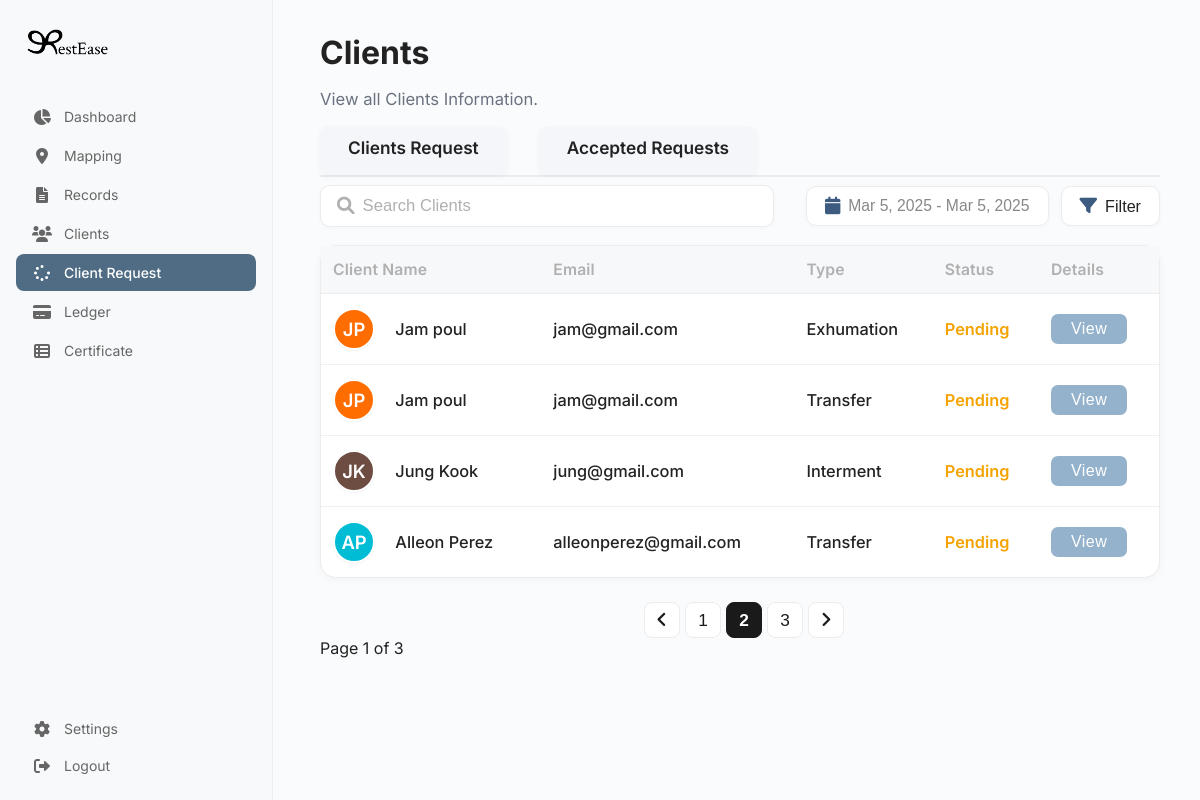
/AdminSide/ClientsRequest.php, run on an earlier commit of the app's database.
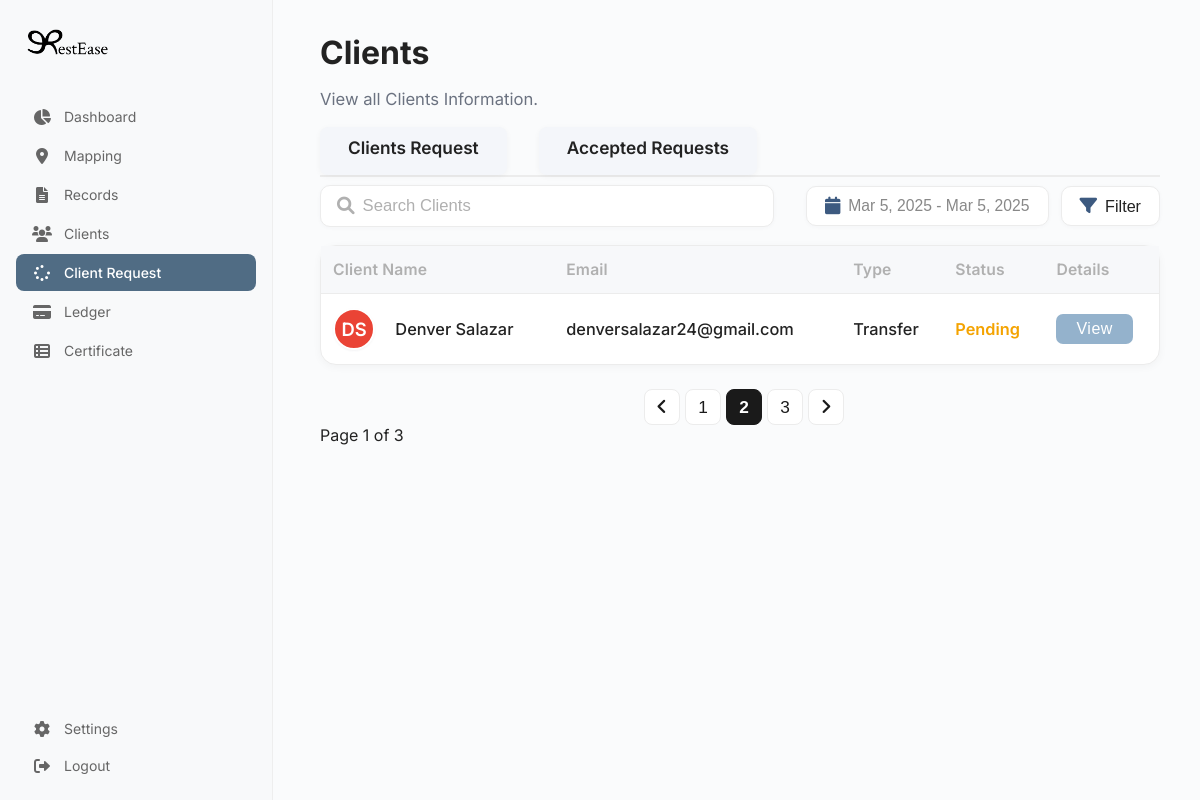
And on a later commit of the database.
### tables this page shows
CREATE TABLE `client_requests` (
  `id` int(11) NOT NULL,
  `user_id` int(11) DEFAULT NULL,
  `type` enum('Interment','Transfer','Exhumation') NOT NULL,
  `first_name` varchar(100) NOT NULL,
  `last_name` varchar(100) NOT NULL,
  `middle_name` varchar(100) DEFAULT NULL,
  `age` int(11) NOT NULL,
  `dob` varchar(50) NOT NULL,
  `dod` varchar(50) NOT NULL,
  `residency` varchar(150) NOT NULL,
  `informant_name` varchar(150) NOT NULL,
  `file_upload` varchar(255) DEFAULT NULL,
  `created_at` timestamp NOT NULL DEFAULT current_timestamp()
);

CREATE TABLE `users` (
  `id` int(11) NOT NULL,
  `first_name` varchar(100) NOT NULL,
  `last_name` varchar(100) NOT NULL,
  `email` varchar(255) NOT NULL,
  `contact_no` varchar(30) NOT NULL,
  `password` varchar(255) NOT NULL,
  `created_at` timestamp NOT NULL DEFAULT current_timestamp(),
  `reset_code` varchar(6) DEFAULT NULL,
  `reset_expires` datetime DEFAULT NULL
);

### AdminSide/ClientsRequest.php (the view, shortened to what this page needs)
<!DOCTYPE html>
<html lang="en">
<head>
  <link rel="stylesheet" href="https://cdnjs.cloudflare.com/ajax/libs/font-awesome/6.0.0/css/all.min.css">
  <link rel="stylesheet" href="../css/Clients.css">
  <link rel="stylesheet" href="../css/sidebar.css">
</head>
<body>
  <?php include '../Includes/sidebar.php'; ?>
  <main class="main-content">
    <div class="clients-header">
      <h1>Clients</h1>
      <p class="subtitle">View all Clients Information.</p>
    </div>
    <div class="clients-tabs-bar">
      <div class="clients-tabs">
        <span class="clients-tab-title" id="tab-clients-request" onclick="showTab('clients-request')">Clients Request</span>
        <span class="clients-tab-title" id="tab-accepted-request" onclick="showTab('accepted-request')">Accepted Requests</span>
      </div>
    </div>
    <div id="clients-request-section">
      <div class="clients-actions">
        <div class="search-container">
          <i class="fas fa-search"></i>
          <input type="text" placeholder="Search Clients">
        </div>
        <div class="actions-right">
          <button class="date-picker-btn"><i class="fas fa-calendar"></i> <span>Mar 5, 2025 - Mar 5, 2025</span></button>
          <button class="filter-btn"><i class="fas fa-filter"></i> Filter</button>
        </div>
      </div>
      <?php
      include_once '../Includes/db.php';
      $sql = "SELECT cr.*, u.first_name, u.last_name, u.email FROM client_requests cr JOIN users u ON cr.user_id = u.id ORDER BY cr.created_at DESC";
      $result = $conn->query($sql);
      ?>
      <div class="clients-table-container">
        <table class="clients-table">
          <thead>
            <tr>
              <th>Client Name</th>
              <th>Email</th>
              <th>Type</th>
              <th>Status</th>
              <th>Details</th>
            </tr>
          </thead>
          <tbody>
            <?php if ($result && $result->num_rows > 0): ?>
              <?php while ($row = $result->fetch_assoc()): ?>
                <?php
                  $firstName = htmlspecialchars($row['first_name']);
                  $lastName = htmlspecialchars($row['last_name']);
                  $name = $firstName . ' ' . $lastName;
                  $email = htmlspecialchars($row['email']);
                  $initials = strtoupper(substr($firstName, 0, 1) . substr($lastName, 0, 1));
                  $colorIndex = (abs(crc32($firstName . $lastName)) % 10) + 1;
                  $colorClass = "avatar-color-$colorIndex";
                ?>
                <tr>
                  <td>
                    <div class="avatar-img avatar-google <?php echo $colorClass; ?>" style="display:inline-flex;"><?php echo $initials; ?></div>
                    <span class="client-name" style="vertical-align:middle; margin-left:4px; display:inline-block;"><?php echo $name; ?></span>
                  </td>
                  <td><?php echo $email; ?></td>
                  <td><?php echo htmlspecialchars($row['type']); ?></td>
                  <td><span class="status-badge status-pending">Pending</span></td>
                  <td><button class="view-btn" onclick="openPopup(<?php echo $row['id']; ?>, 'pending')">View</button></td>
                </tr>
              <?php endwhile; ?>
            <?php else: ?>
              <tr><td colspan="5">No client requests found.</td></tr>
            <?php endif; ?>
          </tbody>
        </table>
      </div>
    </div>
     <div class="clients-pagination-bar">
      <div class="pagination">
        <button class="page-btn"><i class="fas fa-angle-left"></i></button>
        <button class="page-btn">1</button>
        <button class="page-btn active">2</button>
        <button class="page-btn">3</button>
        <button class="page-btn"><i class="fas fa-angle-right"></i></button>
      </div>
    </div>
    <div>
        <span> Page 1 of 3
          </span>
        </div>
  </main>
</body>
</html>

### Includes/sidebar.php (shortened to what this page needs)
<?php
$current_page = basename($_SERVER['PHP_SELF']);
$clients_pages = ['Clients.php'];
$request_pages = ['ClientsRequest.php'];
$mapping_pages = ['Mapping.php', 'EditNiches.php'];
$records_pages = ['Records.php', 'Insert.php', 'EditNiches.php'];
?>
<aside class="sidebar">
    <div class="logo">
      <img src="../assets/RE Logo New.png" alt="RestEase Logo">
    </div>
    <nav class="nav-links">
      <a href="Dashboard.php" class="nav-item<?php if($current_page == 'Dashboard.php') echo ' active'; ?>">
        <i class="fas fa-pie-chart"></i>
        Dashboard
      </a>
      <a href="Mapping.php" class="nav-item<?php if(in_array($current_page, $mapping_pages)) echo ' active'; ?>">
        <i class="fas fa-map-marker-alt"></i>
        Mapping
      </a>
      <a href="Records.php" class="nav-item<?php if(in_array($current_page, $records_pages)) echo ' active'; ?>">
        <i class="fas fa-file-alt"></i>
        Records
      </a>
      <a href="Clients.php" class="nav-item<?php if(in_array($current_page, $clients_pages)) echo ' active'; ?>">
        <i class="fas fa-users"></i>
        Clients
      </a>
      <a href="ClientsRequest.php" class="nav-item<?php if(in_array($current_page, $request_pages)) echo ' active'; ?>">
        <i class="fas fa-spinner"></i>
        Client Request
      </a>
      <a href="Ledger.php" class="nav-item<?php if($current_page == 'Ledger.php') echo ' active'; ?>">
        <i class="fas fa-credit-card"></i>
        Ledger
      </a>
      <a href="Certificate.php" class="nav-item<?php if($current_page == 'Certificate.php') echo ' active'; ?>">
        <i class="fas fa-th-list"></i>
        Certificate
      </a>
    </nav>
    <div style="margin-top: auto;">
      <a href="Settings.php" class="nav-item<?php if($current_page == 'Settings.php') echo ' active'; ?>">
        <i class="fas fa-cog"></i>
        Settings
      </a>
      <a href="./../AdminLogin.php" class="nav-item">
        <i class="fas fa-sign-out-alt"></i>
        Logout
      </a>
    </div>
  </aside>

### css/sidebar.css (style rules this page uses)
:root { --primary-color: #1a1a1a; --sidebar-width: 240px; --border-radius: 8px; }
.sidebar { position: fixed; left: 0; top: 0; bottom: 0; width: var(--sidebar-width); background-color: #f8f9fa; padding: 16px; border-right: 1px solid #eee; display: flex; flex-direction: column; }
.logo { display: flex; align-items: center; padding: 10px; margin-bottom: 30px; }
.logo img { height: 32px; width: auto; }
.nav-links { display: flex; flex-direction: column; gap: 2px; }
.nav-item { display: flex; align-items: center; padding: 10px 16px; color: #666; text-decoration: none; border-radius: var(--border-radius); transition: all 0.2s; font-size: 14px; }
.nav-item.active, .nav-item.active:hover, .nav-item.active:focus { background-color: #506C84 !important; color: #fff !important; font-weight: 500; }
.nav-item.active i, .nav-item.active:hover i, .nav-item.active:focus i { color: #fff !important; }
.nav-item i { margin-right: 12px; font-size: 16px; width: 20px; text-align: center; color: inherit; }

### AdminSide/ClientsRequest.php (style rules this page uses)
.clients-tab-title { font-weight: 600; font-size: 1.08rem; padding: 10px 28px; border-radius: 8px; background: #f4f6fa; color: #222; display: inline-block; margin-bottom: 0; margin-top: 0; box-shadow: 0 1.5px 6px rgba(0,0,0,0.04); }

What changed in the data, as far as the page shows it:
removed client_requests: user.last_name "JP", user.last_name "Jam poul", user.email "jam@gmail.com", type "Exhumation"
removed client_requests: user.last_name "JP", user.last_name "Jam poul", user.email "jam@gmail.com", type "Transfer"
removed client_requests: user.last_name "JK", user.last_name "Jung Kook", user.email "jung@gmail.com", type "Interment"
removed client_requests: user.last_name "AP", user.last_name "Alleon Perez", user.email "alleonperez@gmail.com", type "Transfer"
added client_requests: user.last_name "DS", user.last_name "Denver Salazar", user.email "denversalazar24@gmail.com", type "Transfer"
